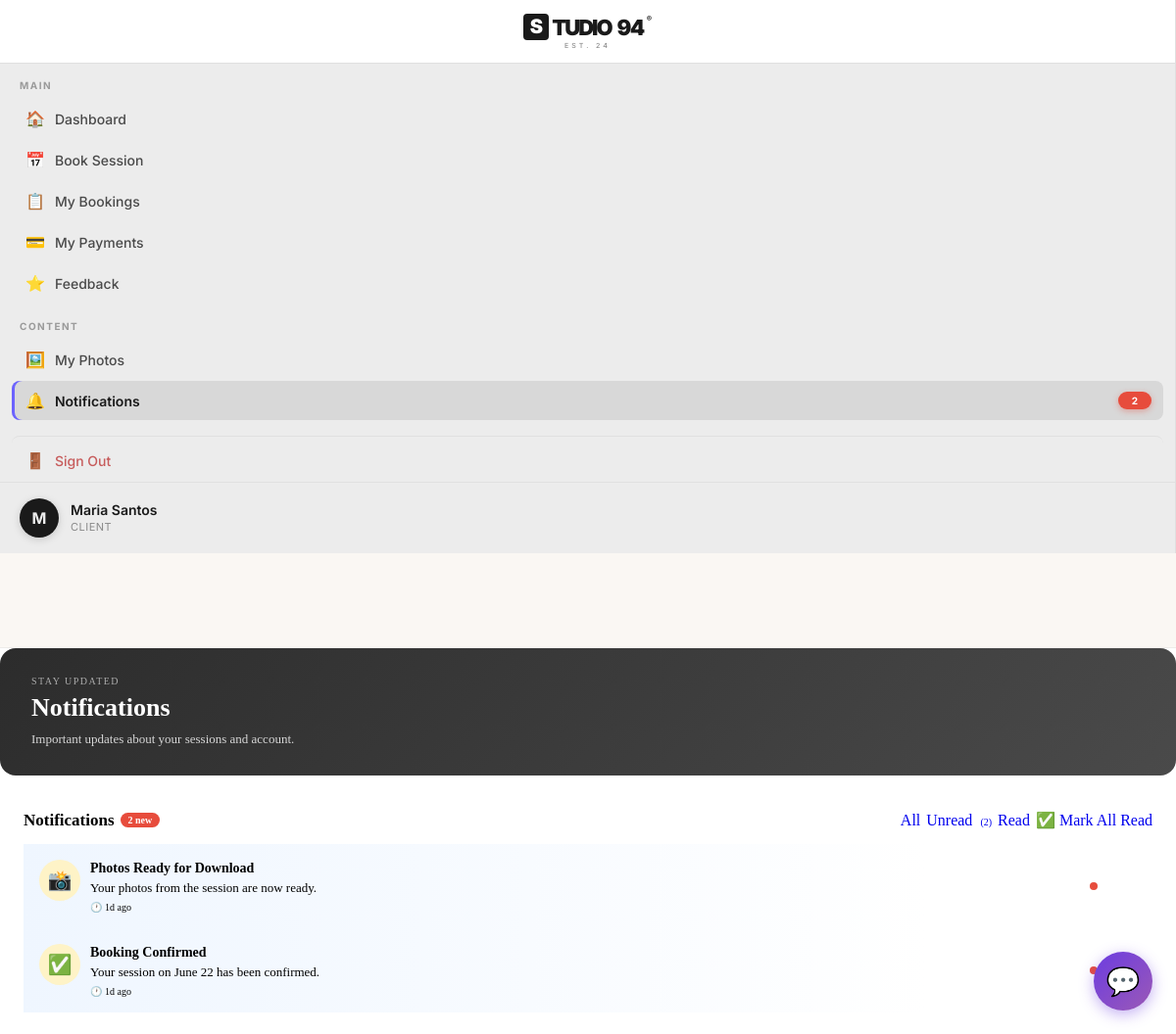
The app's page /index.php?page=notifications (signed in) with its own data.
### tables this page shows
CREATE TABLE IF NOT EXISTS users (
    id                    INT UNSIGNED AUTO_INCREMENT PRIMARY KEY,
    name                  VARCHAR(120)  NOT NULL,
    email                 VARCHAR(180)  NOT NULL UNIQUE,
    phone                 VARCHAR(30)   DEFAULT '',
    password              VARCHAR(255)  NOT NULL,
    role                  ENUM('admin','staff','client') NOT NULL DEFAULT 'client',
    is_active             TINYINT(1)    NOT NULL DEFAULT 1,
    failed_login_attempts INT           NOT NULL DEFAULT 0,
    locked_until          DATETIME      DEFAULT NULL,
    last_login            DATETIME      DEFAULT NULL,
    avatar                VARCHAR(255)  DEFAULT NULL,
    created_at            DATETIME      NOT NULL DEFAULT CURRENT_TIMESTAMP,
    updated_at            DATETIME      NOT NULL DEFAULT CURRENT_TIMESTAMP ON UPDATE CURRENT_TIMESTAMP,
    email_verified        TINYINT(1)    DEFAULT 0,
    google_id             VARCHAR(255)  DEFAULT NULL,
    verification_token    VARCHAR(255)  DEFAULT NULL,
    verification_expires  DATETIME      DEFAULT NULL,
    mfa_enabled           TINYINT(1)    DEFAULT 0,
    mfa_secret            VARCHAR(255)  DEFAULT NULL,
    mfa_backup_codes      TEXT          DEFAULT NULL,
    mfa_verified_at       DATETIME      DEFAULT NULL,
    must_change_password  TINYINT(1)    NOT NULL DEFAULT 0
);

CREATE TABLE IF NOT EXISTS notifications (
    id          INT UNSIGNED AUTO_INCREMENT PRIMARY KEY,
    user_id     INT UNSIGNED  NOT NULL,
    type        VARCHAR(30)   NOT NULL DEFAULT 'system',
    title       VARCHAR(200)  NOT NULL,
    message     TEXT          DEFAULT NULL,
    icon        VARCHAR(10)   DEFAULT '🔔',
    is_read     TINYINT(1)    NOT NULL DEFAULT 0,
    created_at  DATETIME      NOT NULL DEFAULT CURRENT_TIMESTAMP,
    FOREIGN KEY (user_id) REFERENCES users(id) ON DELETE CASCADE
);

### pages/client/notifications.php (the view, shortened to what the rows shown need)
<?php
$pdo = db();
$uid = $user['id'];
$filter = $_GET['filter'] ?? 'all';
$where  = "user_id = ?";
$params = [$uid];
$stmt = $pdo->prepare("SELECT * FROM notifications WHERE $where ORDER BY created_at DESC LIMIT 50");
$stmt->execute($params);
$notifs = $stmt->fetchAll();
?>
<div class="page-banner">
  <div class="page-banner-text">
    <h2>Notifications</h2>
  </div>
</div>
<div class="card">
  <?php if (empty($notifs)): ?>
    <div class="empty-state">
      <div class="empty-icon">📭</div>
      <div class="empty-title">No notifications</div>
      <div class="empty-desc">
        <?php if ($filter === 'unread'): ?>
          Wala kang unread notifications. 🎉
        <?php elseif ($filter === 'read'): ?>
          Wala ka pang nababasang notifications.
        <?php else: ?>
          Wala ka pang notifications. Lalabas dito ang updates.
        <?php endif; ?>
      </div>
    </div>
  <?php else: ?>
    <div class="notif-list">
      <?php foreach ($notifs as $n):
        $isUnread = !$n['is_read'];
        $typeIcon = $n['icon'] ?: '🔔';
        $hasLink  = !empty($n['link']);
        if ($hasLink) {
            $clickUrl = 'index.php?page=notifications&open=' . $n['id'];
        } elseif ($isUnread) {
            $clickUrl = 'index.php?page=notifications&read=' . $n['id'] . '&filter=' . urlencode($filter);
        } else {
            $clickUrl = '#';
        }
      ?>
      <div class="notif-wrapper">
        <a href="<?= $clickUrl ?>"
           class="notif-item <?= $isUnread ? 'unread' : '' ?> <?= ($hasLink || $isUnread) ? 'has-link' : '' ?>">
          <div class="notif-row">
            <div class="notif-icon">
              <?= $typeIcon ?>
            </div>
            <div class="notif-body">
              <div class="notif-title">
                <?= clean($n['title']) ?>
              </div>
              <div class="notif-message">
                <?= clean($n['message']) ?>
              </div>
              <div class="notif-meta">
                <span>🕐 <?= timeAgo($n['created_at']) ?></span>
              </div>
            </div>
            <?php if ($isUnread): ?>
              <div class="notif-dot"></div>
            <?php endif; ?>
          </div>
        </a>
      </div>
      <?php endforeach; ?>
    </div>
  <?php endif; ?>
</div>

### sidebar.php (shortened to what the rows shown need)
<?php
$avatarFile = !empty($user['avatar']) ? $user['avatar'] : null;
$avatarPath = $avatarFile ? __DIR__ . '/assets/uploads/avatars/' . $avatarFile : null;
$hasAvatar  = $avatarFile && $avatarPath && file_exists($avatarPath);
?>
<aside id="sidebar" class="sidebar">
  <a href="index.php?page=profile" class="sidebar-user-link" title="Edit Profile">
    <div class="sidebar-user">
      <div class="user-avatar" style="overflow:hidden;">
        <?php if ($hasAvatar): ?>
          <img
            src="<?= APP_URL ?>/assets/uploads/avatars/<?= clean($avatarFile) ?>?v=<?= time() ?>"
            alt="Avatar"
            style="width:100%;height:100%;object-fit:cover;border-radius:50%;display:block;"
          >
        <?php else: ?>
          <?= strtoupper(mb_substr($user['name'] ?: 'U', 0, 1)) ?>
        <?php endif; ?>
      </div>
      <div class="user-info">
        <div class="name"><?= clean($user['name']) ?></div>
        <div class="role"><?= ucfirst($role) ?></div>
      </div>
    </div>
  </a>
</aside>

### records on screen
users: name "M", name "Maria Santos", role "CLIENT"
notifications: icon "📸", title "Photos Ready for Download", message "Your photos from the session are now ready.", created_at "1d ago", is_read 0 (drawn)
notifications: icon "✅", title "Booking Confirmed", message "Your session on June 22 has been confirmed.", created_at "1d ago", is_read 0 (drawn)

### other values on screen
$item['section'] "MAIN"
$item['icon'] "🏠"
$item['label'] "Dashboard"
$item['icon'] "📅"
$item['label'] "Book Session"
$item['icon'] "📋"
$item['label'] "My Bookings"
$item['icon'] "💳"
$item['label'] "My Payments"
$item['icon'] "⭐"
$item['label'] "Feedback"
$item['section'] "CONTENT"
$item['icon'] "🖼️"
$item['label'] "My Photos"
$item['icon'] "🔔"
